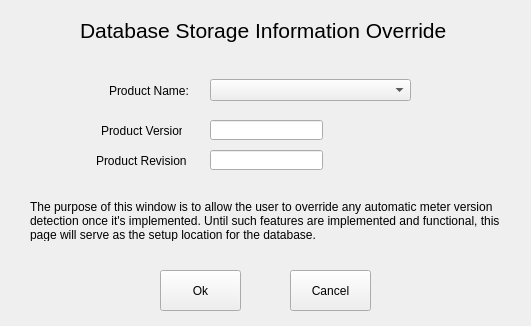
<?xml version="1.0" encoding="UTF-8"?>
<ui version="4.0">
 <class>DBOverride</class>
 <widget class="QWidget" name="DBOverride">
  <property name="geometry">
   <rect>
    <x>0</x>
    <y>0</y>
    <width>531</width>
    <height>326</height>
   </rect>
  </property>
  <property name="windowTitle">
   <string>Database Override</string>
  </property>
  <widget class="QLabel" name="label">
   <property name="geometry">
    <rect>
     <x>80</x>
     <y>10</y>
     <width>381</width>
     <height>41</height>
    </rect>
   </property>
   <property name="font">
    <font>
     <pointsize>16</pointsize>
    </font>
   </property>
   <property name="text">
    <string>Database Storage Information Override</string>
   </property>
  </widget>
  <widget class="QComboBox" name="comboBox">
   <property name="geometry">
    <rect>
     <x>210</x>
     <y>79</y>
     <width>201</width>
     <height>22</height>
    </rect>
   </property>
  </widget>
  <widget class="QLabel" name="label_2">
   <property name="geometry">
    <rect>
     <x>109</x>
     <y>80</y>
     <width>91</width>
     <height>21</height>
    </rect>
   </property>
   <property name="text">
    <string>Product Name: </string>
   </property>
  </widget>
  <widget class="QLabel" name="label_3">
   <property name="geometry">
    <rect>
     <x>101</x>
     <y>120</y>
     <width>81</width>
     <height>21</height>
    </rect>
   </property>
   <property name="text">
    <string>Product Version:</string>
   </property>
  </widget>
  <widget class="QLineEdit" name="Version_Field">
   <property name="geometry">
    <rect>
     <x>210</x>
     <y>120</y>
     <width>113</width>
     <height>20</height>
    </rect>
   </property>
  </widget>
  <widget class="QLabel" name="label_4">
   <property name="geometry">
    <rect>
     <x>96</x>
     <y>150</y>
     <width>91</width>
     <height>21</height>
    </rect>
   </property>
   <property name="text">
    <string>Product Revision:</string>
   </property>
  </widget>
  <widget class="QLineEdit" name="Revision_Field">
   <property name="geometry">
    <rect>
     <x>210</x>
     <y>150</y>
     <width>113</width>
     <height>20</height>
    </rect>
   </property>
   <property name="text">
    <string/>
   </property>
  </widget>
  <widget class="QPushButton" name="OK_Button">
   <property name="geometry">
    <rect>
     <x>160</x>
     <y>270</y>
     <width>81</width>
     <height>41</height>
    </rect>
   </property>
   <property name="text">
    <string>Ok</string>
   </property>
  </widget>
  <widget class="QPushButton" name="Cancel_Button">
   <property name="geometry">
    <rect>
     <x>290</x>
     <y>270</y>
     <width>81</width>
     <height>41</height>
    </rect>
   </property>
   <property name="text">
    <string>Cancel</string>
   </property>
  </widget>
  <widget class="QLabel" name="label_5">
   <property name="geometry">
    <rect>
     <x>30</x>
     <y>200</y>
     <width>481</width>
     <height>41</height>
    </rect>
   </property>
   <property name="text">
    <string>The purpose of this window is to allow the user to override any automatic meter version detection once it's implemented. Until such features are implemented and functional, this page will serve as the setup location for the database.</string>
   </property>
   <property name="alignment">
    <set>Qt::AlignLeading|Qt::AlignLeft|Qt::AlignVCenter</set>
   </property>
   <property name="wordWrap">
    <bool>true</bool>
   </property>
  </widget>
 </widget>
 <resources/>
 <connections/>
</ui>
